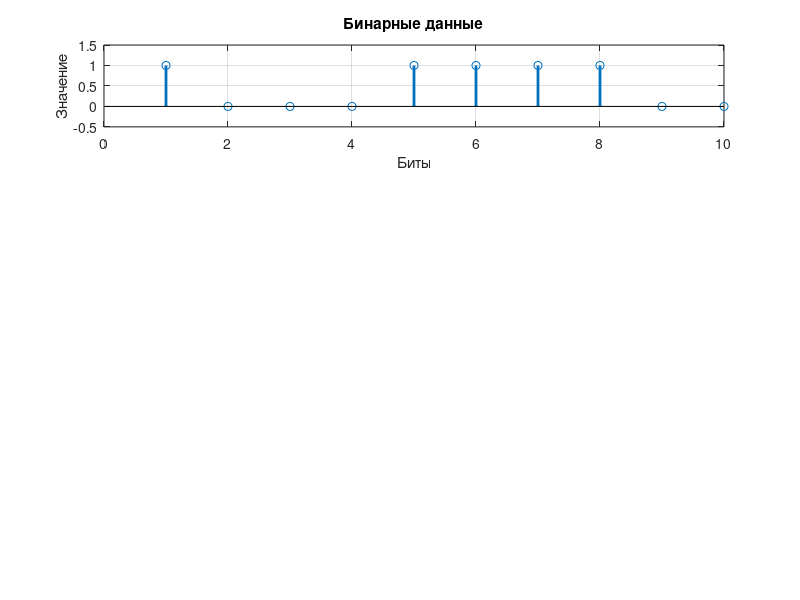

Write the MATLAB code that produced this figure. (Note: this script raises an error after producing the figure.)
% Параметры OFDM

N = 1; % Количество поднесущих
cp_len = 16; % Длина циклического префикса
num_symbols = 10; % Количество OFDM символов

% Параметры BPSK
f_bpsk = 10; % Частота несущей (Гц)
Fs = 100; % Частота дискретизации (Гц)
T = 1/Fs; % Период дискретизации
t = 0:T:1-T; % Временной вектор (1 секунда)

% Генерация случайных данных (BPSK модуляция)
data = randi([0 1], 1, N * num_symbols); % Биты 0 и 1

% Построение графиков
figure;

% График бинарных данных
subplot(4, 1, 1);
stem(data, 'LineWidth', 2);
title('Бинарные данные');
xlabel('Биты');
ylabel('Значение');
ylim([-0.5 1.5]);
grid on;


bpsk_symbols = exp(1j * (pi * data)); % BPSK: 0 -> 1, 1 -> -1

% Преобразование данных в матрицу поднесущих
bpsk_symbols = reshape(bpsk_symbols, N, num_symbols);

% Обратное быстрое преобразование Фурье (IFFT)
ofdm_symbols = ifft(bpsk_symbols);

% Добавление циклического префикса
ofdm_symbols_with_cp = [ofdm_symbols(end-cp_len+1:end, :); ofdm_symbols];

% Преобразование матрицы в один временной ряд
ofdm_signal = ofdm_symbols_with_cp(:).';

% Построение графика выходного сигнала
t_ofdm = 0:length(ofdm_signal)-1;
figure;
plot(t_ofdm, real(ofdm_signal), 'b', t_ofdm, imag(ofdm_signal), 'r');
xlabel('Время');
ylabel('Амплитуда');
title('Выходной сигнал OFDM передатчика');
legend('Реальная часть', 'Мнимая часть');
grid on;

% Построение спектра передаваемого сигнала
Fs = 1000; % Частота дискретизации (предположим)
L = length(ofdm_signal); % Длина сигнала
f = Fs * (-L/2:L/2-1) / L; % Вектор частот
spectrum = fftshift(abs(fft(ofdm_signal))); % Спектр сигнала

figure;
plot(f, spectrum);
xlabel('Частота (Гц)');
ylabel('Амплитуда');
title('Спектр передаваемого OFDM сигнала');
grid on;
